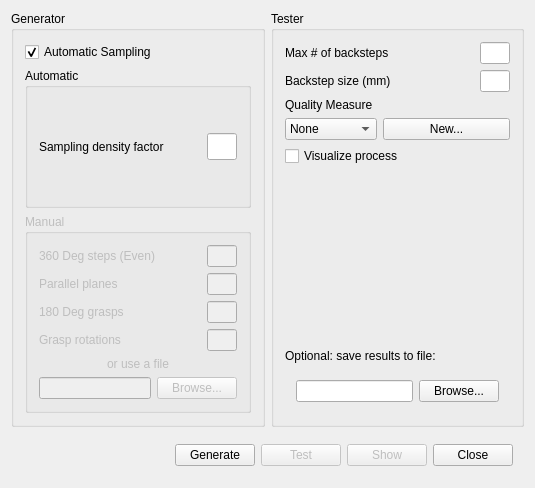
<?xml version="1.0" encoding="UTF-8"?>
<ui version="4.0">
 <class>PlannerDlgUI</class>
 <widget class="QDialog" name="PlannerDlgUI">
  <property name="geometry">
   <rect>
    <x>0</x>
    <y>0</y>
    <width>535</width>
    <height>488</height>
   </rect>
  </property>
  <property name="windowTitle">
   <string>Grasp Planner</string>
  </property>
  <layout class="QVBoxLayout">
   <property name="spacing">
    <number>6</number>
   </property>
   <property name="leftMargin">
    <number>11</number>
   </property>
   <property name="topMargin">
    <number>11</number>
   </property>
   <property name="rightMargin">
    <number>11</number>
   </property>
   <property name="bottomMargin">
    <number>11</number>
   </property>
   <item>
    <layout class="QHBoxLayout">
     <property name="spacing">
      <number>6</number>
     </property>
     <property name="leftMargin">
      <number>0</number>
     </property>
     <property name="topMargin">
      <number>0</number>
     </property>
     <property name="rightMargin">
      <number>0</number>
     </property>
     <property name="bottomMargin">
      <number>0</number>
     </property>
     <item>
      <widget class="QGroupBox" name="plannerBox">
       <property name="title">
        <string>Generator</string>
       </property>
       <layout class="QVBoxLayout">
        <property name="spacing">
         <number>6</number>
        </property>
        <property name="leftMargin">
         <number>11</number>
        </property>
        <property name="topMargin">
         <number>11</number>
        </property>
        <property name="rightMargin">
         <number>11</number>
        </property>
        <property name="bottomMargin">
         <number>11</number>
        </property>
        <item>
         <widget class="QCheckBox" name="automaticCheckBox">
          <property name="text">
           <string>Automatic Sampling</string>
          </property>
          <property name="checked">
           <bool>true</bool>
          </property>
         </widget>
        </item>
        <item>
         <widget class="QGroupBox" name="automaticBox">
          <property name="title">
           <string>Automatic</string>
          </property>
          <layout class="QGridLayout">
           <property name="leftMargin">
            <number>11</number>
           </property>
           <property name="topMargin">
            <number>11</number>
           </property>
           <property name="rightMargin">
            <number>11</number>
           </property>
           <property name="bottomMargin">
            <number>11</number>
           </property>
           <property name="spacing">
            <number>6</number>
           </property>
           <item row="0" column="0">
            <widget class="QLabel" name="TextLabel1">
             <property name="text">
              <string>Sampling density factor</string>
             </property>
             <property name="wordWrap">
              <bool>false</bool>
             </property>
            </widget>
           </item>
           <item row="0" column="1">
            <widget class="QLineEdit" name="densityFactorLine">
             <property name="maximumSize">
              <size>
               <width>30</width>
               <height>27</height>
              </size>
             </property>
            </widget>
           </item>
          </layout>
         </widget>
        </item>
        <item>
         <widget class="QGroupBox" name="manualBox">
          <property name="enabled">
           <bool>false</bool>
          </property>
          <property name="title">
           <string>Manual</string>
          </property>
          <layout class="QGridLayout">
           <property name="leftMargin">
            <number>11</number>
           </property>
           <property name="topMargin">
            <number>11</number>
           </property>
           <property name="rightMargin">
            <number>11</number>
           </property>
           <property name="bottomMargin">
            <number>11</number>
           </property>
           <property name="spacing">
            <number>6</number>
           </property>
           <item row="0" column="1">
            <widget class="QLineEdit" name="num360stepsLine">
             <property name="sizePolicy">
              <sizepolicy hsizetype="Fixed" vsizetype="Fixed">
               <horstretch>0</horstretch>
               <verstretch>0</verstretch>
              </sizepolicy>
             </property>
             <property name="maximumSize">
              <size>
               <width>30</width>
               <height>27</height>
              </size>
             </property>
            </widget>
           </item>
           <item row="5" column="0" colspan="2">
            <layout class="QHBoxLayout">
             <property name="spacing">
              <number>6</number>
             </property>
             <property name="leftMargin">
              <number>0</number>
             </property>
             <property name="topMargin">
              <number>0</number>
             </property>
             <property name="rightMargin">
              <number>0</number>
             </property>
             <property name="bottomMargin">
              <number>0</number>
             </property>
             <item>
              <widget class="QLineEdit" name="filenameLineEdit"/>
             </item>
             <item>
              <widget class="QPushButton" name="BrowseButton">
               <property name="text">
                <string>Browse...</string>
               </property>
              </widget>
             </item>
            </layout>
           </item>
           <item row="3" column="1">
            <widget class="QLineEdit" name="numGraspRotsLine">
             <property name="sizePolicy">
              <sizepolicy hsizetype="Fixed" vsizetype="Fixed">
               <horstretch>0</horstretch>
               <verstretch>0</verstretch>
              </sizepolicy>
             </property>
             <property name="maximumSize">
              <size>
               <width>30</width>
               <height>27</height>
              </size>
             </property>
            </widget>
           </item>
           <item row="2" column="1">
            <widget class="QLineEdit" name="num180graspsLine">
             <property name="sizePolicy">
              <sizepolicy hsizetype="Fixed" vsizetype="Fixed">
               <horstretch>0</horstretch>
               <verstretch>0</verstretch>
              </sizepolicy>
             </property>
             <property name="maximumSize">
              <size>
               <width>30</width>
               <height>27</height>
              </size>
             </property>
            </widget>
           </item>
           <item row="1" column="1">
            <widget class="QLineEdit" name="numParPlanesLine">
             <property name="sizePolicy">
              <sizepolicy hsizetype="Fixed" vsizetype="Fixed">
               <horstretch>0</horstretch>
               <verstretch>0</verstretch>
              </sizepolicy>
             </property>
             <property name="maximumSize">
              <size>
               <width>30</width>
               <height>27</height>
              </size>
             </property>
            </widget>
           </item>
           <item row="0" column="0">
            <widget class="QLabel" name="TextLabel2">
             <property name="text">
              <string>360 Deg steps (Even)</string>
             </property>
             <property name="wordWrap">
              <bool>false</bool>
             </property>
            </widget>
           </item>
           <item row="1" column="0">
            <widget class="QLabel" name="TextLabel3">
             <property name="text">
              <string>Parallel planes</string>
             </property>
             <property name="wordWrap">
              <bool>false</bool>
             </property>
            </widget>
           </item>
           <item row="2" column="0">
            <widget class="QLabel" name="TextLabel4">
             <property name="text">
              <string>180 Deg grasps</string>
             </property>
             <property name="wordWrap">
              <bool>false</bool>
             </property>
            </widget>
           </item>
           <item row="3" column="0">
            <widget class="QLabel" name="TextLabel5">
             <property name="text">
              <string>Grasp rotations</string>
             </property>
             <property name="wordWrap">
              <bool>false</bool>
             </property>
            </widget>
           </item>
           <item row="4" column="0" colspan="2">
            <widget class="QLabel" name="TextLabel1_2">
             <property name="text">
              <string>or use a file</string>
             </property>
             <property name="alignment">
              <set>Qt::AlignCenter</set>
             </property>
             <property name="wordWrap">
              <bool>false</bool>
             </property>
            </widget>
           </item>
          </layout>
         </widget>
        </item>
       </layout>
      </widget>
     </item>
     <item>
      <widget class="QGroupBox" name="testerBox">
       <property name="title">
        <string>Tester</string>
       </property>
       <layout class="QGridLayout">
        <property name="leftMargin">
         <number>11</number>
        </property>
        <property name="topMargin">
         <number>11</number>
        </property>
        <property name="rightMargin">
         <number>11</number>
        </property>
        <property name="bottomMargin">
         <number>11</number>
        </property>
        <property name="spacing">
         <number>6</number>
        </property>
        <item row="0" column="0" colspan="2">
         <widget class="QLabel" name="TextLabel6">
          <property name="text">
           <string>Max # of backsteps</string>
          </property>
          <property name="wordWrap">
           <bool>false</bool>
          </property>
         </widget>
        </item>
        <item row="1" column="2">
         <widget class="QLineEdit" name="backstepSizeLine">
          <property name="maximumSize">
           <size>
            <width>30</width>
            <height>27</height>
           </size>
          </property>
         </widget>
        </item>
        <item row="4" column="0" colspan="2">
         <widget class="QCheckBox" name="visualizeBox">
          <property name="text">
           <string>Visualize process</string>
          </property>
         </widget>
        </item>
        <item row="2" column="0">
         <widget class="QLabel" name="TextLabel9">
          <property name="text">
           <string>Quality Measure</string>
          </property>
          <property name="wordWrap">
           <bool>false</bool>
          </property>
         </widget>
        </item>
        <item row="0" column="2">
         <widget class="QLineEdit" name="maxNumStepsLine">
          <property name="maximumSize">
           <size>
            <width>30</width>
            <height>27</height>
           </size>
          </property>
         </widget>
        </item>
        <item row="3" column="0">
         <widget class="QComboBox" name="qmComboBox">
          <item>
           <property name="text">
            <string>None</string>
           </property>
          </item>
         </widget>
        </item>
        <item row="1" column="0" colspan="2">
         <widget class="QLabel" name="TextLabel7">
          <property name="text">
           <string>Backstep size (mm)</string>
          </property>
          <property name="wordWrap">
           <bool>false</bool>
          </property>
         </widget>
        </item>
        <item row="7" column="0" colspan="3">
         <layout class="QHBoxLayout">
          <property name="spacing">
           <number>6</number>
          </property>
          <property name="leftMargin">
           <number>11</number>
          </property>
          <property name="topMargin">
           <number>11</number>
          </property>
          <property name="rightMargin">
           <number>11</number>
          </property>
          <property name="bottomMargin">
           <number>11</number>
          </property>
          <item>
           <widget class="QLineEdit" name="savefileLineEdit"/>
          </item>
          <item>
           <widget class="QPushButton" name="BrowseSaveButton6">
            <property name="text">
             <string>Browse...</string>
            </property>
            <property name="autoDefault">
             <bool>false</bool>
            </property>
           </widget>
          </item>
         </layout>
        </item>
        <item row="5" column="0">
         <spacer>
          <property name="orientation">
           <enum>Qt::Vertical</enum>
          </property>
          <property name="sizeType">
           <enum>QSizePolicy::Expanding</enum>
          </property>
          <property name="sizeHint" stdset="0">
           <size>
            <width>20</width>
            <height>120</height>
           </size>
          </property>
         </spacer>
        </item>
        <item row="6" column="0" colspan="3">
         <widget class="QLabel" name="textLabel1">
          <property name="text">
           <string>Optional: save results to file:</string>
          </property>
          <property name="wordWrap">
           <bool>false</bool>
          </property>
         </widget>
        </item>
        <item row="3" column="1" colspan="2">
         <widget class="QPushButton" name="newQMButton">
          <property name="text">
           <string>New...</string>
          </property>
          <property name="autoDefault">
           <bool>false</bool>
          </property>
         </widget>
        </item>
       </layout>
      </widget>
     </item>
    </layout>
   </item>
   <item>
    <layout class="QHBoxLayout">
     <property name="spacing">
      <number>6</number>
     </property>
     <property name="leftMargin">
      <number>11</number>
     </property>
     <property name="topMargin">
      <number>11</number>
     </property>
     <property name="rightMargin">
      <number>11</number>
     </property>
     <property name="bottomMargin">
      <number>11</number>
     </property>
     <item>
      <spacer>
       <property name="orientation">
        <enum>Qt::Horizontal</enum>
       </property>
       <property name="sizeType">
        <enum>QSizePolicy::Expanding</enum>
       </property>
       <property name="sizeHint" stdset="0">
        <size>
         <width>170</width>
         <height>16</height>
        </size>
       </property>
      </spacer>
     </item>
     <item>
      <widget class="QPushButton" name="GenerateButton">
       <property name="text">
        <string>Generate</string>
       </property>
      </widget>
     </item>
     <item>
      <widget class="QPushButton" name="TestButton">
       <property name="enabled">
        <bool>false</bool>
       </property>
       <property name="text">
        <string>Test</string>
       </property>
       <property name="autoDefault">
        <bool>false</bool>
       </property>
      </widget>
     </item>
     <item>
      <widget class="QPushButton" name="ShowButton">
       <property name="enabled">
        <bool>false</bool>
       </property>
       <property name="text">
        <string>Show</string>
       </property>
      </widget>
     </item>
     <item>
      <widget class="QPushButton" name="CloseButton">
       <property name="text">
        <string>Close</string>
       </property>
      </widget>
     </item>
    </layout>
   </item>
  </layout>
 </widget>
 <layoutdefault spacing="6" margin="11"/>
 <pixmapfunction>qPixmapFromMimeSource</pixmapfunction>
 <tabstops>
  <tabstop>automaticCheckBox</tabstop>
  <tabstop>densityFactorLine</tabstop>
  <tabstop>num360stepsLine</tabstop>
  <tabstop>numParPlanesLine</tabstop>
  <tabstop>num180graspsLine</tabstop>
  <tabstop>numGraspRotsLine</tabstop>
  <tabstop>maxNumStepsLine</tabstop>
  <tabstop>backstepSizeLine</tabstop>
  <tabstop>qmComboBox</tabstop>
  <tabstop>newQMButton</tabstop>
  <tabstop>visualizeBox</tabstop>
  <tabstop>GenerateButton</tabstop>
  <tabstop>ShowButton</tabstop>
  <tabstop>CloseButton</tabstop>
 </tabstops>
 <includes>
  <include location="global">qfile.h</include>
 </includes>
 <resources/>
 <connections>
  <connection>
   <sender>CloseButton</sender>
   <signal>clicked()</signal>
   <receiver>PlannerDlgUI</receiver>
   <slot>close()</slot>
   <hints>
    <hint type="sourcelabel">
     <x>20</x>
     <y>20</y>
    </hint>
    <hint type="destinationlabel">
     <x>20</x>
     <y>20</y>
    </hint>
   </hints>
  </connection>
  <connection>
   <sender>GenerateButton</sender>
   <signal>clicked()</signal>
   <receiver>PlannerDlgUI</receiver>
   <slot>generateGrasps()</slot>
   <hints>
    <hint type="sourcelabel">
     <x>20</x>
     <y>20</y>
    </hint>
    <hint type="destinationlabel">
     <x>20</x>
     <y>20</y>
    </hint>
   </hints>
  </connection>
  <connection>
   <sender>ShowButton</sender>
   <signal>clicked()</signal>
   <receiver>PlannerDlgUI</receiver>
   <slot>showGrasp()</slot>
   <hints>
    <hint type="sourcelabel">
     <x>20</x>
     <y>20</y>
    </hint>
    <hint type="destinationlabel">
     <x>20</x>
     <y>20</y>
    </hint>
   </hints>
  </connection>
  <connection>
   <sender>TestButton</sender>
   <signal>clicked()</signal>
   <receiver>PlannerDlgUI</receiver>
   <slot>testGrasps()</slot>
   <hints>
    <hint type="sourcelabel">
     <x>20</x>
     <y>20</y>
    </hint>
    <hint type="destinationlabel">
     <x>20</x>
     <y>20</y>
    </hint>
   </hints>
  </connection>
 </connections>
</ui>
